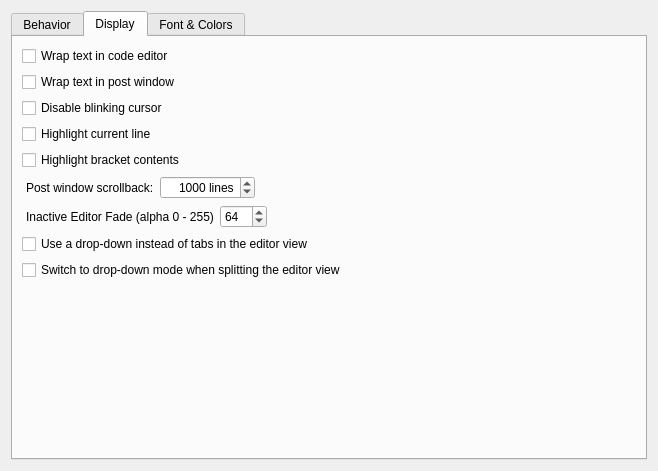
<?xml version="1.0" encoding="UTF-8"?>
<ui version="4.0">
 <class>EditorConfigPage</class>
 <widget class="QWidget" name="EditorConfigPage">
  <property name="geometry">
   <rect>
    <x>0</x>
    <y>0</y>
    <width>658</width>
    <height>471</height>
   </rect>
  </property>
  <property name="windowTitle">
   <string>Form</string>
  </property>
  <layout class="QVBoxLayout" name="verticalLayout">
   <item>
    <widget class="QSplitter" name="splitter">
     <property name="orientation">
      <enum>Qt::Vertical</enum>
     </property>
     <widget class="QTabWidget" name="tabs">
      <property name="currentIndex">
       <number>1</number>
      </property>
      <property name="documentMode">
       <bool>false</bool>
      </property>
      <widget class="QWidget" name="tab">
       <attribute name="title">
        <string>Behavior</string>
       </attribute>
       <layout class="QVBoxLayout" name="verticalLayout_4">
        <item>
         <widget class="QGroupBox" name="groupBox_3">
          <property name="title">
           <string>Indentation</string>
          </property>
          <layout class="QVBoxLayout" name="verticalLayout_3">
           <item>
            <layout class="QHBoxLayout" name="horizontalLayout">
             <item>
              <widget class="QLabel" name="label">
               <property name="text">
                <string>Indentation width:</string>
               </property>
               <property name="indent">
                <number>4</number>
               </property>
              </widget>
             </item>
             <item>
              <widget class="QSpinBox" name="indentWidth">
               <property name="alignment">
                <set>Qt::AlignRight|Qt::AlignTrailing|Qt::AlignVCenter</set>
               </property>
               <property name="specialValueText">
                <string/>
               </property>
               <property name="suffix">
                <string> spaces</string>
               </property>
               <property name="prefix">
                <string/>
               </property>
               <property name="minimum">
                <number>1</number>
               </property>
               <property name="value">
                <number>4</number>
               </property>
              </widget>
             </item>
             <item>
              <spacer name="horizontalSpacer">
               <property name="orientation">
                <enum>Qt::Horizontal</enum>
               </property>
               <property name="sizeHint" stdset="0">
                <size>
                 <width>40</width>
                 <height>20</height>
                </size>
               </property>
              </spacer>
             </item>
            </layout>
           </item>
           <item>
            <widget class="QCheckBox" name="spaceIndent">
             <property name="text">
              <string>Use spaces instead of tabs</string>
             </property>
            </widget>
           </item>
           <item>
            <layout class="QHBoxLayout" name="horizontalLayout_6">
             <property name="sizeConstraint">
              <enum>QLayout::SetDefaultConstraint</enum>
             </property>
             <item>
              <widget class="QLabel" name="label_3">
               <property name="text">
                <string>Pressing Tab with no selection:</string>
               </property>
              </widget>
             </item>
             <item>
              <widget class="QComboBox" name="tabWithNoSelectionPolicy">
               <property name="sizePolicy">
                <sizepolicy hsizetype="Minimum" vsizetype="Fixed">
                 <horstretch>0</horstretch>
                 <verstretch>0</verstretch>
                </sizepolicy>
               </property>
               <item>
                <property name="text">
                 <string>Re-indents current line</string>
                </property>
               </item>
               <item>
                <property name="text">
                 <string>Inserts tab character</string>
                </property>
               </item>
              </widget>
             </item>
             <item>
              <spacer name="horizontalSpacer_8">
               <property name="orientation">
                <enum>Qt::Horizontal</enum>
               </property>
               <property name="sizeType">
                <enum>QSizePolicy::Expanding</enum>
               </property>
               <property name="sizeHint" stdset="0">
                <size>
                 <width>40</width>
                 <height>20</height>
                </size>
               </property>
              </spacer>
             </item>
            </layout>
           </item>
          </layout>
         </widget>
        </item>
        <item>
         <widget class="QGroupBox" name="groupBox_4">
          <property name="title">
           <string>Code Evaluation</string>
          </property>
          <layout class="QVBoxLayout" name="verticalLayout_5">
           <item>
            <layout class="QHBoxLayout" name="horizontalLayout_4">
             <item>
              <widget class="QLabel" name="label_11">
               <property name="text">
                <string>Blink duration:</string>
               </property>
               <property name="indent">
                <number>4</number>
               </property>
              </widget>
             </item>
             <item>
              <widget class="QSpinBox" name="blinkDuration">
               <property name="alignment">
                <set>Qt::AlignRight|Qt::AlignTrailing|Qt::AlignVCenter</set>
               </property>
               <property name="suffix">
                <string>ms</string>
               </property>
               <property name="minimum">
                <number>1</number>
               </property>
               <property name="maximum">
                <number>1000</number>
               </property>
               <property name="value">
                <number>600</number>
               </property>
              </widget>
             </item>
             <item>
              <spacer name="horizontalSpacer_2">
               <property name="orientation">
                <enum>Qt::Horizontal</enum>
               </property>
               <property name="sizeHint" stdset="0">
                <size>
                 <width>40</width>
                 <height>20</height>
                </size>
               </property>
              </spacer>
             </item>
            </layout>
           </item>
           <item>
            <widget class="QCheckBox" name="stepForwardEvaluation">
             <property name="text">
              <string>Step forward after evaluating a line</string>
             </property>
            </widget>
           </item>
          </layout>
         </widget>
        </item>
        <item>
         <widget class="QGroupBox" name="groupBox_5">
          <property name="title">
           <string>Completion</string>
          </property>
          <layout class="QVBoxLayout" name="verticalLayout_completion">
           <item>
            <widget class="QCheckBox" name="insertMatchingTokens">
             <property name="text">
              <string>Auto insert matching parentheses, brackets, quotes</string>
             </property>
            </widget>
           </item>
          </layout>
         </widget>
        </item>
        <item>
         <spacer name="verticalSpacer">
          <property name="orientation">
           <enum>Qt::Vertical</enum>
          </property>
          <property name="sizeHint" stdset="0">
           <size>
            <width>20</width>
            <height>248</height>
           </size>
          </property>
         </spacer>
        </item>
       </layout>
      </widget>
      <widget class="QWidget" name="tab_2">
       <attribute name="title">
        <string>Display</string>
       </attribute>
       <layout class="QVBoxLayout" name="verticalLayout_6">
        <item>
         <widget class="QCheckBox" name="editorLineWrap">
          <property name="text">
           <string>Wrap text in code editor</string>
          </property>
         </widget>
        </item>
        <item>
         <widget class="QCheckBox" name="postWindowLineWrap">
          <property name="text">
           <string>Wrap text in post window</string>
          </property>
         </widget>
        </item>
        <item>
         <widget class="QCheckBox" name="disableBlinkingCursor">
          <property name="text">
           <string>Disable blinking cursor</string>
          </property>
         </widget>
        </item>
        <item>
         <widget class="QCheckBox" name="highlightCurrentLine">
          <property name="text">
           <string>Highlight current line</string>
          </property>
         </widget>
        </item>
        <item>
         <widget class="QCheckBox" name="highlightBracketContents">
          <property name="toolTip">
           <string>Highlight background of entire contents of matching brackets</string>
          </property>
          <property name="text">
           <string>Highlight bracket contents</string>
          </property>
         </widget>
        </item>
        <item>
         <layout class="QHBoxLayout" name="horizontalLayout_3">
          <item>
           <widget class="QLabel" name="label_12">
            <property name="text">
             <string>Post window scrollback:</string>
            </property>
            <property name="indent">
             <number>4</number>
            </property>
           </widget>
          </item>
          <item>
           <widget class="QSpinBox" name="postWindowScrollback">
            <property name="alignment">
             <set>Qt::AlignRight|Qt::AlignTrailing|Qt::AlignVCenter</set>
            </property>
            <property name="suffix">
             <string> lines</string>
            </property>
            <property name="minimum">
             <number>0</number>
            </property>
            <property name="maximum">
             <number>1000000</number>
            </property>
            <property name="singleStep">
             <number>1</number>
            </property>
            <property name="value">
             <number>1000</number>
            </property>
           </widget>
          </item>
          <item>
           <spacer name="horizontalSpacer_3">
            <property name="orientation">
             <enum>Qt::Horizontal</enum>
            </property>
            <property name="sizeHint" stdset="0">
             <size>
              <width>40</width>
              <height>20</height>
             </size>
            </property>
           </spacer>
          </item>
         </layout>
        </item>
        <item>
         <layout class="QHBoxLayout" name="horizontalLayout_2">
          <item>
           <widget class="QLabel" name="label_2">
            <property name="text">
             <string>Inactive Editor Fade (alpha 0 - 255)</string>
            </property>
            <property name="indent">
             <number>4</number>
            </property>
           </widget>
          </item>
          <item>
           <widget class="QSpinBox" name="inactiveEditorFadeAlpha">
            <property name="maximum">
             <number>255</number>
            </property>
            <property name="value">
             <number>64</number>
            </property>
           </widget>
          </item>
          <item>
           <spacer name="horizontalSpacer_7">
            <property name="orientation">
             <enum>Qt::Horizontal</enum>
            </property>
            <property name="sizeHint" stdset="0">
             <size>
              <width>40</width>
              <height>20</height>
             </size>
            </property>
           </spacer>
          </item>
         </layout>
        </item>
        <item>
         <widget class="QCheckBox" name="useComboBox">
          <property name="text">
           <string>Use a drop-down instead of tabs in the editor view</string>
          </property>
         </widget>
        </item>
        <item>
         <widget class="QCheckBox" name="useComboBoxWhenSplitting">
          <property name="text">
           <string>Switch to drop-down mode when splitting the editor view</string>
          </property>
         </widget>
        </item>
        <item>
         <spacer name="verticalSpacer_2">
          <property name="orientation">
           <enum>Qt::Vertical</enum>
          </property>
          <property name="sizeHint" stdset="0">
           <size>
            <width>588</width>
            <height>296</height>
           </size>
          </property>
         </spacer>
        </item>
       </layout>
      </widget>
      <widget class="QWidget" name="colorsTab">
       <attribute name="title">
        <string>Font &amp;&amp; Colors</string>
       </attribute>
       <layout class="QVBoxLayout" name="verticalLayout_8">
        <item>
         <widget class="QGroupBox" name="groupBox">
          <property name="title">
           <string>Font</string>
          </property>
          <layout class="QGridLayout" name="gridLayout_2" columnstretch="0,0,0,0,0,0,0,0">
           <item row="1" column="1">
            <widget class="QComboBox" name="fontCombo">
             <property name="frame">
              <bool>true</bool>
             </property>
            </widget>
           </item>
           <item row="1" column="4">
            <widget class="QSpinBox" name="fontSize">
             <property name="minimum">
              <number>1</number>
             </property>
            </widget>
           </item>
           <item row="0" column="0" colspan="2">
            <widget class="QCheckBox" name="onlyMonoFonts">
             <property name="text">
              <string>Show only monospaced</string>
             </property>
            </widget>
           </item>
           <item row="1" column="2">
            <spacer name="horizontalSpacer_4">
             <property name="orientation">
              <enum>Qt::Horizontal</enum>
             </property>
             <property name="sizeType">
              <enum>QSizePolicy::Fixed</enum>
             </property>
             <property name="sizeHint" stdset="0">
              <size>
               <width>40</width>
               <height>20</height>
              </size>
             </property>
            </spacer>
           </item>
           <item row="1" column="0">
            <widget class="QLabel" name="label_16">
             <property name="text">
              <string>Family:</string>
             </property>
            </widget>
           </item>
           <item row="1" column="3">
            <widget class="QLabel" name="label_15">
             <property name="text">
              <string>Size:</string>
             </property>
            </widget>
           </item>
           <item row="1" column="7">
            <spacer name="horizontalSpacer_6">
             <property name="orientation">
              <enum>Qt::Horizontal</enum>
             </property>
             <property name="sizeHint" stdset="0">
              <size>
               <width>40</width>
               <height>20</height>
              </size>
             </property>
            </spacer>
           </item>
           <item row="1" column="6">
            <widget class="QCheckBox" name="fontAntialias">
             <property name="enabled">
              <bool>true</bool>
             </property>
             <property name="text">
              <string>Antialias</string>
             </property>
             <property name="checked">
              <bool>true</bool>
             </property>
            </widget>
           </item>
           <item row="1" column="5">
            <spacer name="horizontalSpacer_5">
             <property name="orientation">
              <enum>Qt::Horizontal</enum>
             </property>
             <property name="sizeType">
              <enum>QSizePolicy::Fixed</enum>
             </property>
             <property name="sizeHint" stdset="0">
              <size>
               <width>40</width>
               <height>20</height>
              </size>
             </property>
            </spacer>
           </item>
          </layout>
         </widget>
        </item>
        <item>
         <widget class="QGroupBox" name="groupBox_2">
          <property name="title">
           <string>Colors</string>
          </property>
          <layout class="QGridLayout" name="gridLayout_5">
           <item row="1" column="0">
            <widget class="QTreeWidget" name="textFormats">
             <property name="rootIsDecorated">
              <bool>false</bool>
             </property>
             <property name="headerHidden">
              <bool>true</bool>
             </property>
             <attribute name="headerVisible">
              <bool>false</bool>
             </attribute>
             <column>
              <property name="text">
               <string notr="true">1</string>
              </property>
             </column>
            </widget>
           </item>
           <item row="1" column="1">
            <widget class="QWidget" name="textFormatEdit" native="true">
             <layout class="QVBoxLayout" name="verticalLayout_2">
              <item>
               <layout class="QGridLayout" name="gridLayout">
                <item row="0" column="0">
                 <widget class="QLabel" name="label_13">
                  <property name="text">
                   <string>Background:</string>
                  </property>
                 </widget>
                </item>
                <item row="0" column="1">
                 <widget class="ScIDE::ColorWidget" name="bgPicker">
                  <property name="sizePolicy">
                   <sizepolicy hsizetype="Fixed" vsizetype="Fixed">
                    <horstretch>0</horstretch>
                    <verstretch>0</verstretch>
                   </sizepolicy>
                  </property>
                  <property name="minimumSize">
                   <size>
                    <width>25</width>
                    <height>25</height>
                   </size>
                  </property>
                 </widget>
                </item>
                <item row="0" column="2">
                 <widget class="QToolButton" name="bgClearBtn">
                  <property name="minimumSize">
                   <size>
                    <width>25</width>
                    <height>25</height>
                   </size>
                  </property>
                  <property name="text">
                   <string>X</string>
                  </property>
                 </widget>
                </item>
                <item row="1" column="0">
                 <widget class="QLabel" name="label_14">
                  <property name="text">
                   <string>Foreground:</string>
                  </property>
                 </widget>
                </item>
                <item row="1" column="1">
                 <widget class="ScIDE::ColorWidget" name="fgPicker">
                  <property name="sizePolicy">
                   <sizepolicy hsizetype="Fixed" vsizetype="Fixed">
                    <horstretch>0</horstretch>
                    <verstretch>0</verstretch>
                   </sizepolicy>
                  </property>
                  <property name="minimumSize">
                   <size>
                    <width>25</width>
                    <height>25</height>
                   </size>
                  </property>
                 </widget>
                </item>
                <item row="1" column="2">
                 <widget class="QToolButton" name="fgClearBtn">
                  <property name="minimumSize">
                   <size>
                    <width>25</width>
                    <height>25</height>
                   </size>
                  </property>
                  <property name="text">
                   <string>X</string>
                  </property>
                 </widget>
                </item>
               </layout>
              </item>
              <item>
               <layout class="QVBoxLayout" name="verticalLayout_7">
                <item>
                 <widget class="QCheckBox" name="italicOption">
                  <property name="text">
                   <string>Italic</string>
                  </property>
                 </widget>
                </item>
                <item>
                 <widget class="QCheckBox" name="boldOption">
                  <property name="text">
                   <string>Bold</string>
                  </property>
                 </widget>
                </item>
               </layout>
              </item>
              <item>
               <spacer name="verticalSpacer_3">
                <property name="orientation">
                 <enum>Qt::Vertical</enum>
                </property>
                <property name="sizeHint" stdset="0">
                 <size>
                  <width>20</width>
                  <height>294</height>
                 </size>
                </property>
               </spacer>
              </item>
             </layout>
            </widget>
           </item>
           <item row="0" column="0">
            <widget class="QComboBox" name="themeCombo"/>
           </item>
           <item row="0" column="1">
            <layout class="QHBoxLayout" name="horizontalLayout_5">
             <item>
              <widget class="QPushButton" name="themeCopyBtn">
               <property name="text">
                <string>copy ...</string>
               </property>
              </widget>
             </item>
             <item>
              <widget class="QPushButton" name="themeDeleteBtn">
               <property name="text">
                <string>delete</string>
               </property>
              </widget>
             </item>
            </layout>
           </item>
          </layout>
         </widget>
        </item>
       </layout>
      </widget>
     </widget>
    </widget>
   </item>
  </layout>
 </widget>
 <customwidgets>
  <customwidget>
   <class>ScIDE::ColorWidget</class>
   <extends>QLabel</extends>
   <header>color_widget.hpp</header>
  </customwidget>
 </customwidgets>
 <resources/>
 <connections/>
</ui>
